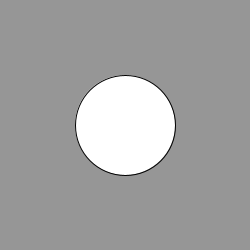
Frame 1 (no input)
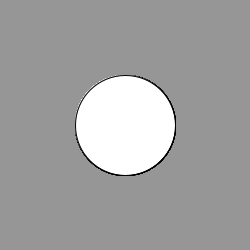
Frame 60 (the mouse pressed at the canvas centre just before this capture)
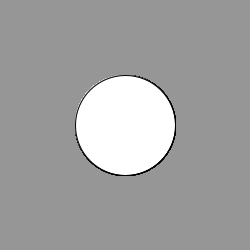
Frame 120 (the mouse held since frame 60 and released just before this capture)

The Processing sketch that drew these frames (run headless with seeded random() and noise(); from frame 60 on, the mouse is pressed at the canvas centre):

// Processing sketch: fig_2_1
// ── fig_2_1.pde
void setup()

{ 

   size(250,250);

   background(150);

}

void draw()

{

   ellipse(125,125,100,100);

}
